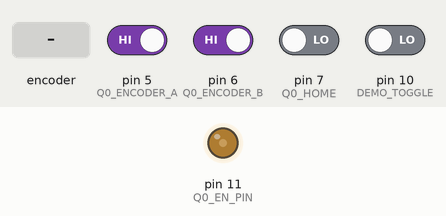
Recording of a sketch running on a simulated Arduino Uno, built with avr-gcc and run on an emulated ATmega328P. Shown: output pins drawn as LEDs (lit = HIGH). Dashed ring = blinking. The test bench sets the inputs (shaded band); at power-on: pin 5 (Q0_ENCODER_A), pin 6 (Q0_ENCODER_B) HIGH, pin 7 (Q0_HOME), pin 10 (DEMO_TOGGLE) LOW. What the sketch prints to the serial monitor is not drawn.

Above: at 1.2 s.
1.3 s: pin 10 (DEMO_TOGGLE) driven HIGH
At 1.44 s:
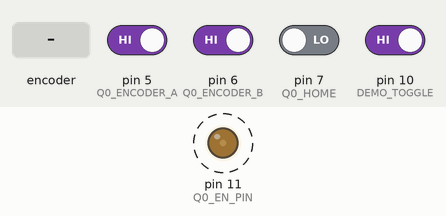
4.3 s: rotary encoder on pin 5 (Q0_ENCODER_A) / pin 6 (Q0_ENCODER_B) turned 1 step (first pin leading)
7.3 s: pin 10 (DEMO_TOGGLE) driven LOW
At 7.3 s:
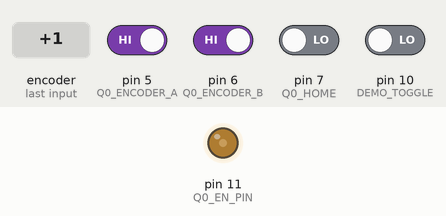
Timing chart, 0 to 10.3 s (numbered marks = the images above; inputs shaded):
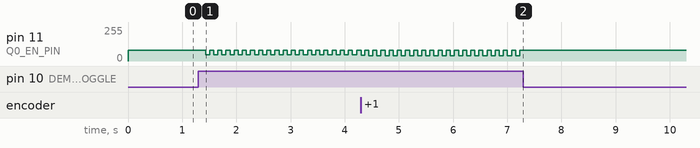

The sketch:

demo.ino
```cpp
// (licence header left out)
// This sketch is the final sketch. Hopefully.
// This is for the base motor
//
// Last edited: 2018-03-07
// Contributor: Muchen He

#include "PinChangeInterrupt.h"

// Parameters
#define PULSE_PER_REV 400           // [*] Pulses per revolution of encoder
#define TEST_STEP_DESIRED_POS 60    // [*] Desired position
#define TEST_STEP_DESIRED_POS_1 5
#define SERIAL_DELAY 5             // [*] Number of count before serial is sent

// Testing flags (put '_' at the end to turn the flag off)
#define LIMIT_PWM           // [*]
#define USE_DIGITAL_READ_   // [*]
#define UNIT_SQUARE         // [*]

// PID Limiter
#ifdef LIMIT_PWM
#define K_MIN 38    // [*]
#define K_MAX 80    // [*]
#endif

// Square step response
#ifdef UNIT_SQUARE
#define UNIT_SQUARE_CYCLE_TIME 500 // [*]
#define UNIT_SQUARE_CYCLE_TIME_1 75 // [*]
int cycle_time;
#endif

// PID Values
#define P_GAIN 1.7f    // [*]
#define D_GAIN -48.0f    // [*]
#define I_GAIN 0.000f      // [*]

// Initial PWM Value for Homing
#define INIT_PWM 60

// Pins
#define Q0_ENCODER_A 5          // PORTD 5
#define Q0_ENCODER_B 6          // PORTD 6
#define Q0_EN_PIN 11
#define Q0_DIR_A A0             // Using analog pins as digital IO
#define Q0_DIR_B A1
#define Q0_HOME 7               // Homing pin
#define DEMO_TOGGLE 10

// PWN control
int q0_pwm;

// Encoder and interrupt variables
volatile bool q0_encoderA;
volatile bool q0_encoderB;
volatile int q0_encoder_pos_change;

// Encoder speed
volatile int q0_speed;

// Tracked position
volatile long q0_position;

// Desired position
int q0_desired_pos;

// Error Accumulator
long int q0_accum;

// Serial counter
volatile uint16_t scounter;

/// ISR Control flags
volatile boolean output_serial;
volatile boolean control_flag;
#ifdef UNIT_SQUARE
volatile boolean toggle_unit_square;
#endif


// State Machine
char state;

// External (pin change) interrupt service routines
void q0_encoderA_ISR() {
    q0_encoderA ^ q0_encoderB ? q0_encoder_pos_change++ : q0_encoder_pos_change--;
    #ifdef USE_DIGITAL_READ
    q0_encoderA = digitalRead(Q0_ENCODER_A);
    #else
    q0_encoderA = PIND & (1 << Q0_ENCODER_A);
    #endif
}

void q0_encoderB_ISR() {
    #ifdef USE_DIGITAL_READ
    q0_encoderB = digitalRead(Q0_ENCODER_B);
    #else
    q0_encoderB  = PIND & (1 << Q0_ENCODER_B);
    #endif
    q0_encoderA ^ q0_encoderB ? q0_encoder_pos_change++ : q0_encoder_pos_change--;
}

// Timer 1 compare ISR
ISR(TIMER1_COMPA_vect) {
    q0_position          += q0_encoder_pos_change;
    q0_speed              = q0_encoder_pos_change;
    q0_encoder_pos_change = 0;

    // Control flag
    control_flag = true;

    // Change flags based on counter value
    if (scounter % SERIAL_DELAY == 0)
        output_serial = true;

    #ifdef UNIT_SQUARE
    if (scounter % cycle_time == 0) {
        toggle_unit_square = true;
        scounter = 0;
    }
    #endif

    // Update counter
    scounter++;
}

// Timer1 compare output setup function
inline void init_timer1() {
    // Rest timer 1 control
    TCCR1A = 0;
    TCCR1B = 0;

    // Reset timer 1 value
    TCNT1 = 0;

    // Set output compare value
    // Match value = Clock Freq / Prescaler / Desired Freq
    // 250         = 16 MHz     / 64        / 1000 Hz
    OCR1A = 250;

    // CTC (clear timer on compare match) mode
    TCCR1B |= (1 << WGM12);

    // Set 64 prescaler
    TCCR1B |= (1 << CS10);
    TCCR1B |= (1 << CS11);

    // Enable timer compare interrupt
    TIMSK1 |= (1 << OCIE1A);
}

void setup() {
    // Reset values
    q0_encoderA           = false;
    q0_encoderB           = false;
    q0_encoder_pos_change = 0;
    q0_speed              = 0;
    q0_desired_pos        = TEST_STEP_DESIRED_POS;
    q0_accum              = 0;

    // cycle_time = (digitalRead(DEMO_TOGGLE) == HIGH) ? UNIT_SQUARE_CYCLE_TIME : UNIT_SQUARE_CYCLE_TIME_1;
    if (digitalRead(DEMO_TOGGLE)) {
        cycle_time = UNIT_SQUARE_CYCLE_TIME;
    } else {
        cycle_time = UNIT_SQUARE_CYCLE_TIME_1;
    }

    // State
    state = 0;

    scounter = 0;
    output_serial = false;

    #ifdef UNIT_SQUARE
    toggle_unit_square = false;
    #endif

    // Set encoder input interrupts
    pinMode(Q0_ENCODER_A, INPUT);
    pinMode(Q0_ENCODER_B, INPUT);
    attachPCINT(digitalPinToPCINT(Q0_ENCODER_A), q0_encoderA_ISR, CHANGE);
    attachPCINT(digitalPinToPCINT(Q0_ENCODER_B), q0_encoderB_ISR, CHANGE);

    #ifdef Q0_USING_CURRENT_DRIVER
    pinMode(Q0_EN_PIN, OUTPUT);
    #endif

    // Initiate timer 1
    init_timer1();

    // Enable all interrupts
    interrupts();

    // Serial
    Serial.begin(9600);
}

void loop() {

    // INIT STATE
    if (state == 0) {
        q0_pwm = INIT_PWM;
        digitalWrite(Q0_DIR_A, 1);
        digitalWrite(Q0_DIR_B, 0);
        // Send PWM output
        analogWrite(Q0_EN_PIN, q0_pwm);
        while (digitalRead(Q0_HOME) == HIGH);
        // Set to OPERATING STATE
        state = 1;
        q0_position = 88;
    }

    // OPERATING STATE
    else {
        // Compute control PWM
        if (control_flag) {
            control_flag = false;

            // Integrate position error
            q0_accum += (q0_desired_pos - q0_position);

            // Compute PWM
            q0_pwm  = int(P_GAIN * (q0_desired_pos - q0_position));
            q0_pwm += D_GAIN * q0_speed;
            q0_pwm += I_GAIN * q0_accum;

            // Set direction and abs PWM
            digitalWrite(Q0_DIR_A, q0_pwm > 0);
            digitalWrite(Q0_DIR_B, q0_pwm < 0);
            q0_pwm = abs(q0_pwm);

            // Limit PWM
            #ifdef LIMIT_PWM
            q0_pwm = constrain(q0_pwm, K_MIN, K_MAX);
            #endif

            // Send PWM output
            analogWrite(Q0_EN_PIN, q0_pwm);
        }

        // Send to Serial when output flag is enabled
        if (output_serial) {
            Serial.println(q0_position, DEC);
            output_serial = false;
        }

        // Change desired position when its corresponding flag is enabled
        #ifdef UNIT_SQUARE
        if (toggle_unit_square) {
            if (digitalRead(DEMO_TOGGLE) == HIGH) {
                if (q0_desired_pos > 0) {
                    q0_desired_pos = -TEST_STEP_DESIRED_POS;
                } else {
                    q0_desired_pos = TEST_STEP_DESIRED_POS;
                }
            } else {
                if (q0_desired_pos > 0) {
                    q0_desired_pos = -TEST_STEP_DESIRED_POS_1;
                } else {
                    q0_desired_pos = TEST_STEP_DESIRED_POS_1;
                }
            }

            toggle_unit_square = false;
        }
        #endif
    }
}
```

Measured:
- after the input at 1.3 s, pin 11 (Q0_EN_PIN): alternates 80/255 for 0.08 s and 47/255 for 0.08 s, starting after 0.13 s
- after the input at 7.3 s, pin 11 (Q0_EN_PIN): stops changing and stays 80/255
